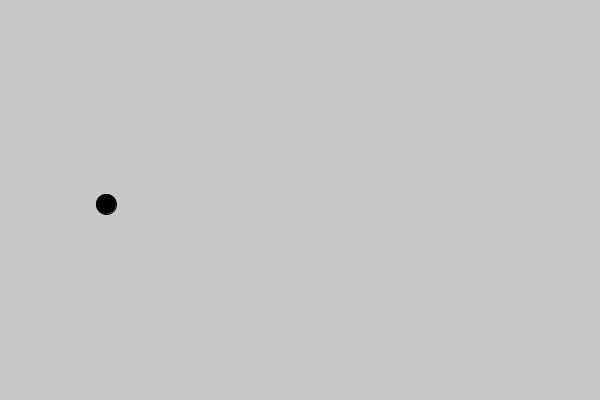
Frame 1 (no input)
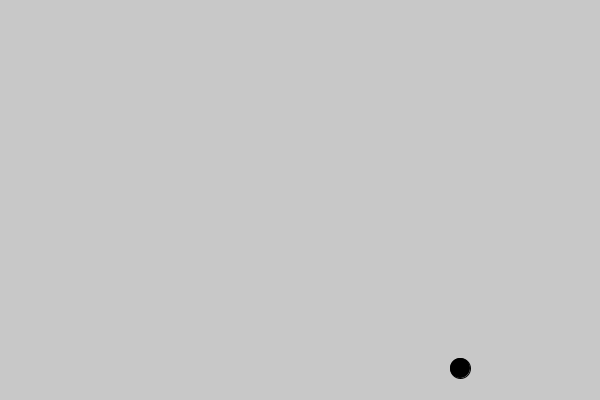
Frame 60 (the mouse pressed at the canvas centre just before this capture)
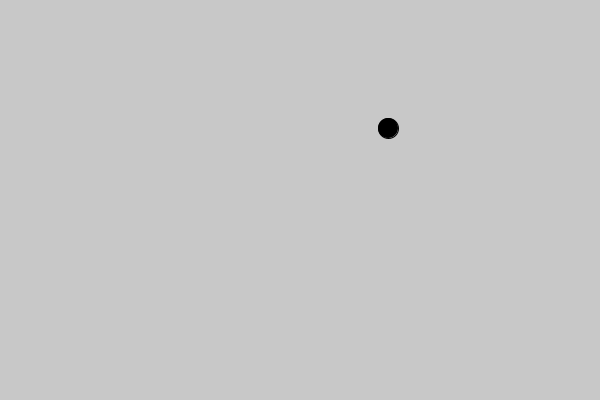
Frame 120 (the mouse held since frame 60 and released just before this capture)

The Processing sketch that drew these frames (run headless with seeded random() and noise(); from frame 60 on, the mouse is pressed at the canvas centre):

// Processing sketch: bold
// ── bold.pde
/**
 * En bold der skifter retning når den rammer kanten
 *
 * Processing Workshop 2
 * Open Space Aarhus 
 *
 * http://gfx.osaa.dk
 */

// boldens position
float boldX = 100;
float boldY = 200;

// boldens hastighed
float deltaX = 6;
float deltaY = 4;

void setup() {
  size(600, 400);
  smooth();
  ellipseMode(CENTER);
}

void draw() {
  background(200, 200, 200);

  // flyt kanonkuglen  
  boldX += deltaX;
  boldY += deltaY;
  
  // skift retning når bolden rammer venstre eller højre kant
  if (boldX > width || boldX < 0) {
    deltaX = -deltaX;
  }
  
  // skift retning når bolden rammer toppen eller bunden
  if (boldY > height || boldY < 0) {
    deltaY = -deltaY;
  }
      
  // tegn bold
  fill(0);
  ellipse(boldX, boldY, 20, 20);  
}
